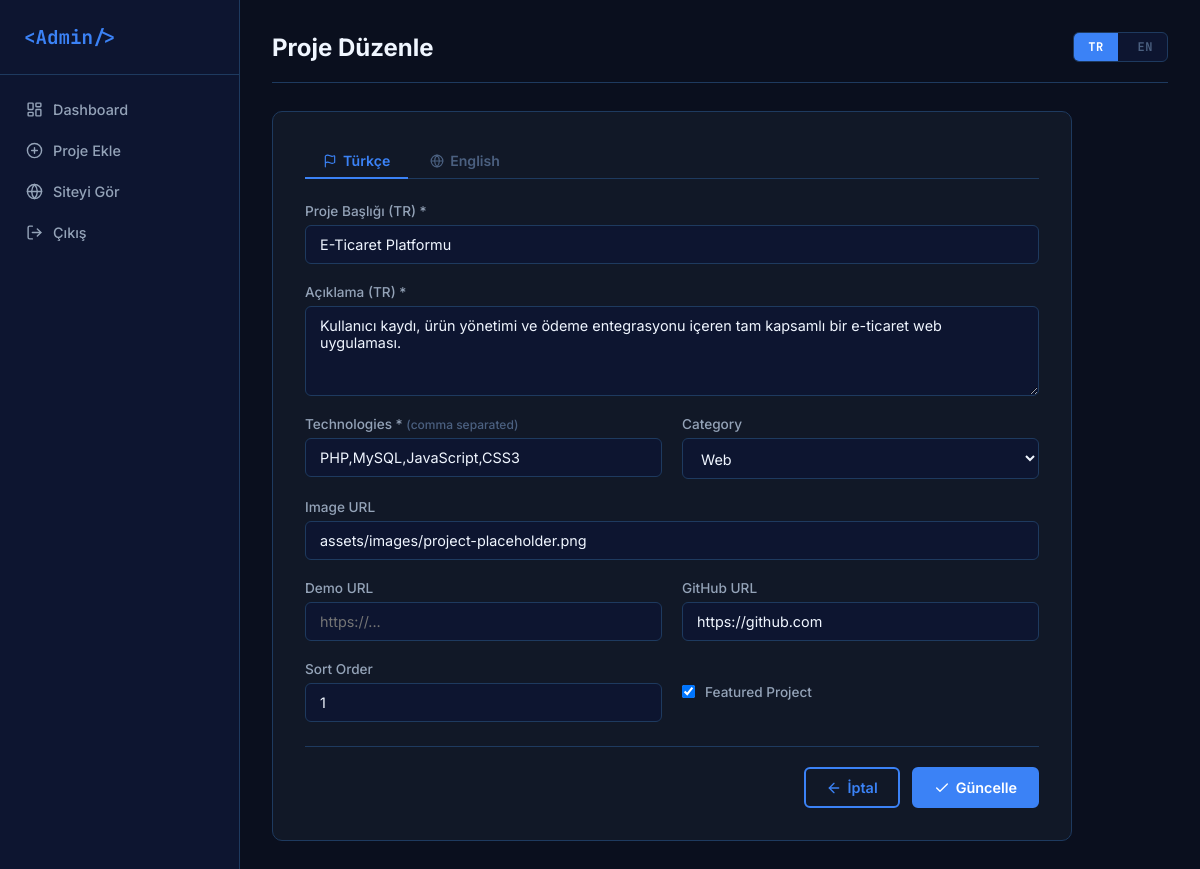
The app's page /admin/edit_project.php?id=1 (signed in), older data.
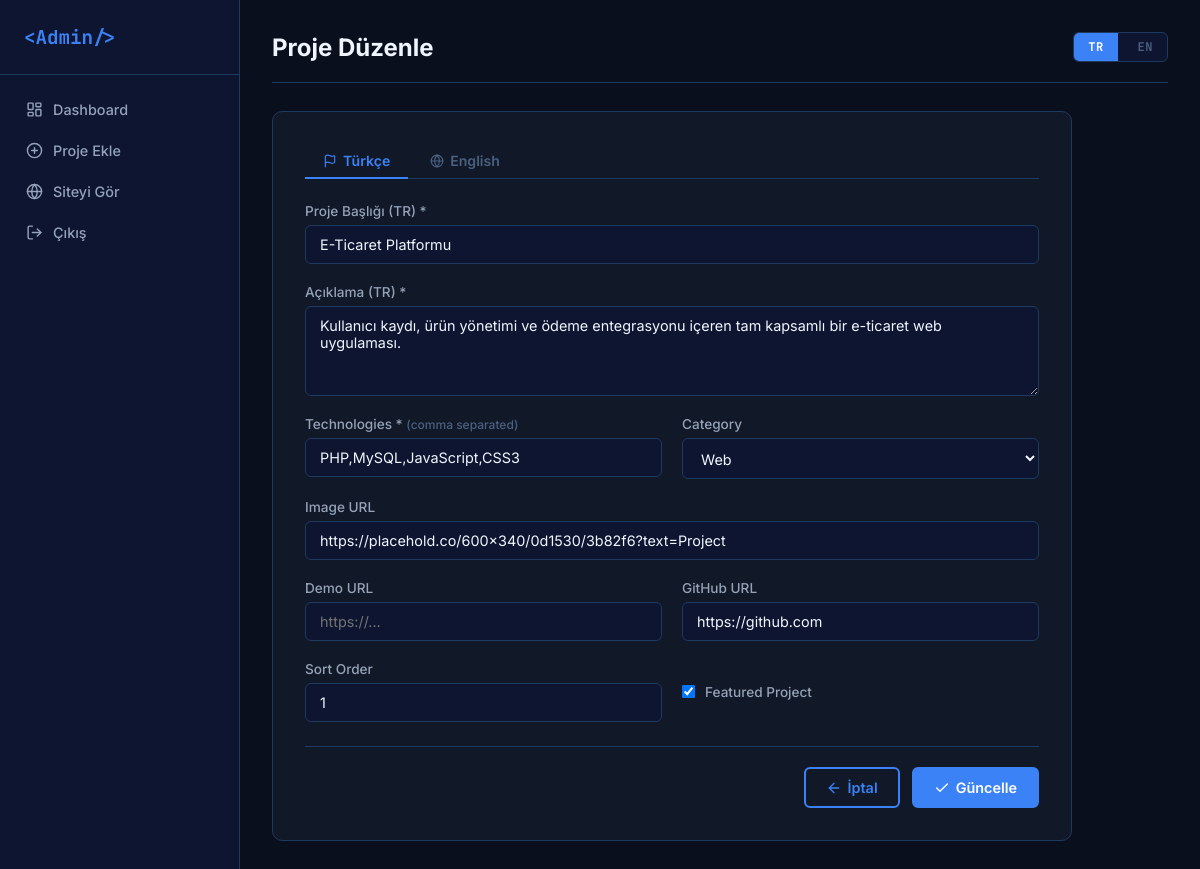
The same page, newer data.
### tables this page shows
CREATE TABLE IF NOT EXISTS `projects` (
  `id`             INT UNSIGNED    NOT NULL AUTO_INCREMENT,
  `title`          VARCHAR(150)    NOT NULL,
  `title_en`       VARCHAR(150)    NOT NULL DEFAULT '',
  `description`    TEXT            NOT NULL,
  `description_en` TEXT            NOT NULL,
  `image_url`      VARCHAR(500)    NOT NULL DEFAULT 'assets/images/project-placeholder.png',
  `technologies`   VARCHAR(300)    NOT NULL,
  `category`       VARCHAR(80)     NOT NULL DEFAULT 'Web',
  `project_url`    VARCHAR(500)             DEFAULT NULL,
  `github_url`     VARCHAR(500)             DEFAULT NULL,
  `is_featured`    TINYINT(1)      NOT NULL DEFAULT 0,
  `sort_order`     INT UNSIGNED    NOT NULL DEFAULT 0,
  `created_at`     TIMESTAMP       NOT NULL DEFAULT CURRENT_TIMESTAMP,
  `updated_at`     TIMESTAMP       NOT NULL DEFAULT CURRENT_TIMESTAMP ON UPDATE CURRENT_TIMESTAMP,
  PRIMARY KEY (`id`)
);

### admin/partials/project_form.php (the view, shortened to what this page needs)
<?php
$categories = ['Web', 'API', 'Mobile', 'Desktop', 'Other'];
?>
<div class="lang-tabs" id="langTabs">
  <button type="button" class="lang-tab active" data-lang="tr">
    <i data-lucide="flag"></i> Türkçe
  </button>
  <button type="button" class="lang-tab" data-lang="en">
    <i data-lucide="globe"></i> English
  </button>
</div>
<div class="form-grid">
  <div class="form-group form-group--full lang-panel lang-panel--tr">
    <label for="title">Proje Başlığı (TR) *</label>
    <input type="text" id="title" name="title"
           placeholder="Türkçe başlık"
           value="<?= htmlspecialchars($data['title'] ?? '') ?>" required />
  </div>
  <div class="form-group form-group--full lang-panel lang-panel--tr">
    <label for="description">Açıklama (TR) *</label>
    <textarea id="description" name="description" rows="4"
              placeholder="Türkçe açıklama..." required><?= htmlspecialchars($data['description'] ?? '') ?></textarea>
  </div>
  <div class="form-group">
    <label for="technologies">Technologies * <small>(comma separated)</small></label>
    <input type="text" id="technologies" name="technologies"
           placeholder="PHP, MySQL, JS"
           value="<?= htmlspecialchars($data['technologies'] ?? '') ?>" required />
  </div>
  <div class="form-group">
    <label for="category">Category</label>
    <select id="category" name="category">
      <?php foreach ($categories as $cat): ?>
        <option value="<?= $cat ?>" <?= ($data['category'] ?? 'Web') === $cat ? 'selected' : '' ?>><?= $cat ?></option>
      <?php endforeach; ?>
    </select>
  </div>
  <div class="form-group form-group--full">
    <label for="image_url">Image URL</label>
    <input type="url" id="image_url" name="image_url"
           placeholder="https://..."
           value="<?= htmlspecialchars($data['image_url'] ?? '') ?>" />
  </div>
  <div class="form-group">
    <label for="project_url">Demo URL</label>
    <input type="url" id="project_url" name="project_url"
           placeholder="https://..."
           value="<?= htmlspecialchars($data['project_url'] ?? '') ?>" />
  </div>
  <div class="form-group">
    <label for="github_url">GitHub URL</label>
    <input type="url" id="github_url" name="github_url"
           placeholder="https://github.com/..."
           value="<?= htmlspecialchars($data['github_url'] ?? '') ?>" />
  </div>
  <div class="form-group">
    <label for="sort_order">Sort Order</label>
    <input type="number" id="sort_order" name="sort_order" min="0"
           value="<?= (int)($data['sort_order'] ?? 0) ?>" />
  </div>
  <div class="form-group form-check-group">
    <input type="checkbox" id="is_featured" name="is_featured" value="1"
           <?= !empty($data['is_featured']) ? 'checked' : '' ?> />
    <label for="is_featured">Featured Project</label>
  </div>
</div>

### admin/edit_project.php (shortened to what this page needs)
<?php
$pdo = getPDO();
$id  = (int)($_GET['id'] ?? 0);
$stmt = $pdo->prepare('SELECT * FROM projects WHERE id = ? LIMIT 1');
$stmt->execute([$id]);
$project = $stmt->fetch();
$data   = $project;
?>
<!DOCTYPE html>
<html lang="tr" data-theme="dark">
<head>
  <link rel="stylesheet" href="assets/css/admin.css" />
</head>
<body>
  <aside class="sidebar">
    <div class="sidebar__logo">&lt;Admin/&gt;</div>
    <nav class="sidebar__nav">
      <a href="dashboard.php" class="sidebar__link">
        <i data-lucide="layout-dashboard"></i> <span data-admin-i18n="dashboard">Dashboard</span>
      </a>
      <a href="add_project.php" class="sidebar__link">
        <i data-lucide="plus-circle"></i> <span data-admin-i18n="add_project">Proje Ekle</span>
      </a>
      <a href="#" class="sidebar__link" id="viewSiteBtn">
        <i data-lucide="globe"></i> <span data-admin-i18n="view_site">Siteyi Gör</span>
      </a>
      <a href="logout.php" class="sidebar__link sidebar__link--danger">
        <i data-lucide="log-out"></i> <span data-admin-i18n="logout">Çıkış</span>
      </a>
    </nav>
  </aside>
  <main class="admin-main">
    <header class="admin-header">
      <h1 data-admin-i18n="edit_title">Proje Düzenle <span class="text-muted">#<?= $id ?></span></h1>
      <div class="admin-lang-toggle">
        <button class="admin-lang-btn active" data-lang="tr">TR</button>
        <button class="admin-lang-btn" data-lang="en">EN</button>
      </div>
    </header>
    <div class="form-card">
      <form method="POST" action="">
        <?php include __DIR__ . '/partials/project_form.php'; ?>
        <div class="form-actions">
          <a href="dashboard.php" class="btn btn--outline">
            <i data-lucide="arrow-left"></i> İptal
          </a>
          <button type="submit" class="btn btn--primary">
            <i data-lucide="check"></i> Güncelle
          </button>
        </div>
      </form>
    </div>
  </main>
</body>
</html>

Row changes from the older to the newer data that the page shows:
changed projects "E-Ticaret Platformu": image_url "assets/images/project-placeholder.png" → "https://placehold.co/600x340/0d1530/3b82f6?text=Project"
